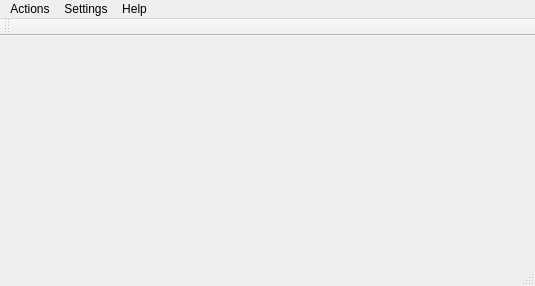
<?xml version="1.0" encoding="UTF-8"?>
<ui version="4.0">
 <class>SyntroViewClass</class>
 <widget class="QMainWindow" name="SyntroViewClass">
  <property name="geometry">
   <rect>
    <x>0</x>
    <y>0</y>
    <width>535</width>
    <height>286</height>
   </rect>
  </property>
  <property name="windowTitle">
   <string>SyntroView</string>
  </property>
  <widget class="QWidget" name="centralWidget"/>
  <widget class="QMenuBar" name="menuBar">
   <property name="geometry">
    <rect>
     <x>0</x>
     <y>0</y>
     <width>535</width>
     <height>21</height>
    </rect>
   </property>
   <widget class="QMenu" name="menuActions">
    <property name="title">
     <string>Actions</string>
    </property>
    <addaction name="actionBasicSetup"/>
    <addaction name="onStats"/>
    <addaction name="actionExit"/>
   </widget>
   <widget class="QMenu" name="menuSettings">
    <property name="title">
     <string>Settings</string>
    </property>
    <addaction name="actionVideoStreams"/>
    <addaction name="actionAudioSetup"/>
    <addaction name="actionShow_name"/>
    <addaction name="actionShow_date"/>
    <addaction name="actionShow_time"/>
    <addaction name="actionText_color"/>
   </widget>
   <widget class="QMenu" name="menuHelp">
    <property name="title">
     <string>Help</string>
    </property>
    <addaction name="actionAbout"/>
   </widget>
   <addaction name="menuActions"/>
   <addaction name="menuSettings"/>
   <addaction name="menuHelp"/>
  </widget>
  <widget class="QToolBar" name="mainToolBar">
   <attribute name="toolBarArea">
    <enum>TopToolBarArea</enum>
   </attribute>
   <attribute name="toolBarBreak">
    <bool>false</bool>
   </attribute>
  </widget>
  <widget class="QStatusBar" name="statusBar"/>
  <action name="onStats">
   <property name="text">
    <string>Display stats</string>
   </property>
  </action>
  <action name="actionShow_date">
   <property name="checkable">
    <bool>true</bool>
   </property>
   <property name="checked">
    <bool>true</bool>
   </property>
   <property name="text">
    <string>Show date</string>
   </property>
  </action>
  <action name="actionShow_time">
   <property name="checkable">
    <bool>true</bool>
   </property>
   <property name="checked">
    <bool>true</bool>
   </property>
   <property name="text">
    <string>Show time</string>
   </property>
  </action>
  <action name="actionText_color">
   <property name="text">
    <string>Text color ...</string>
   </property>
  </action>
  <action name="actionShow_name">
   <property name="checkable">
    <bool>true</bool>
   </property>
   <property name="checked">
    <bool>true</bool>
   </property>
   <property name="text">
    <string>Show name</string>
   </property>
  </action>
  <action name="actionAbout">
   <property name="text">
    <string>About</string>
   </property>
  </action>
  <action name="actionBasicSetup">
   <property name="text">
    <string>Basic setup</string>
   </property>
  </action>
  <action name="actionExit">
   <property name="text">
    <string>Exit</string>
   </property>
  </action>
  <action name="actionVideoStreams">
   <property name="text">
    <string>Video streams ...</string>
   </property>
  </action>
  <action name="actionAudioSetup">
   <property name="text">
    <string>Audio setup</string>
   </property>
  </action>
 </widget>
 <layoutdefault spacing="6" margin="11"/>
 <resources/>
 <connections/>
</ui>
